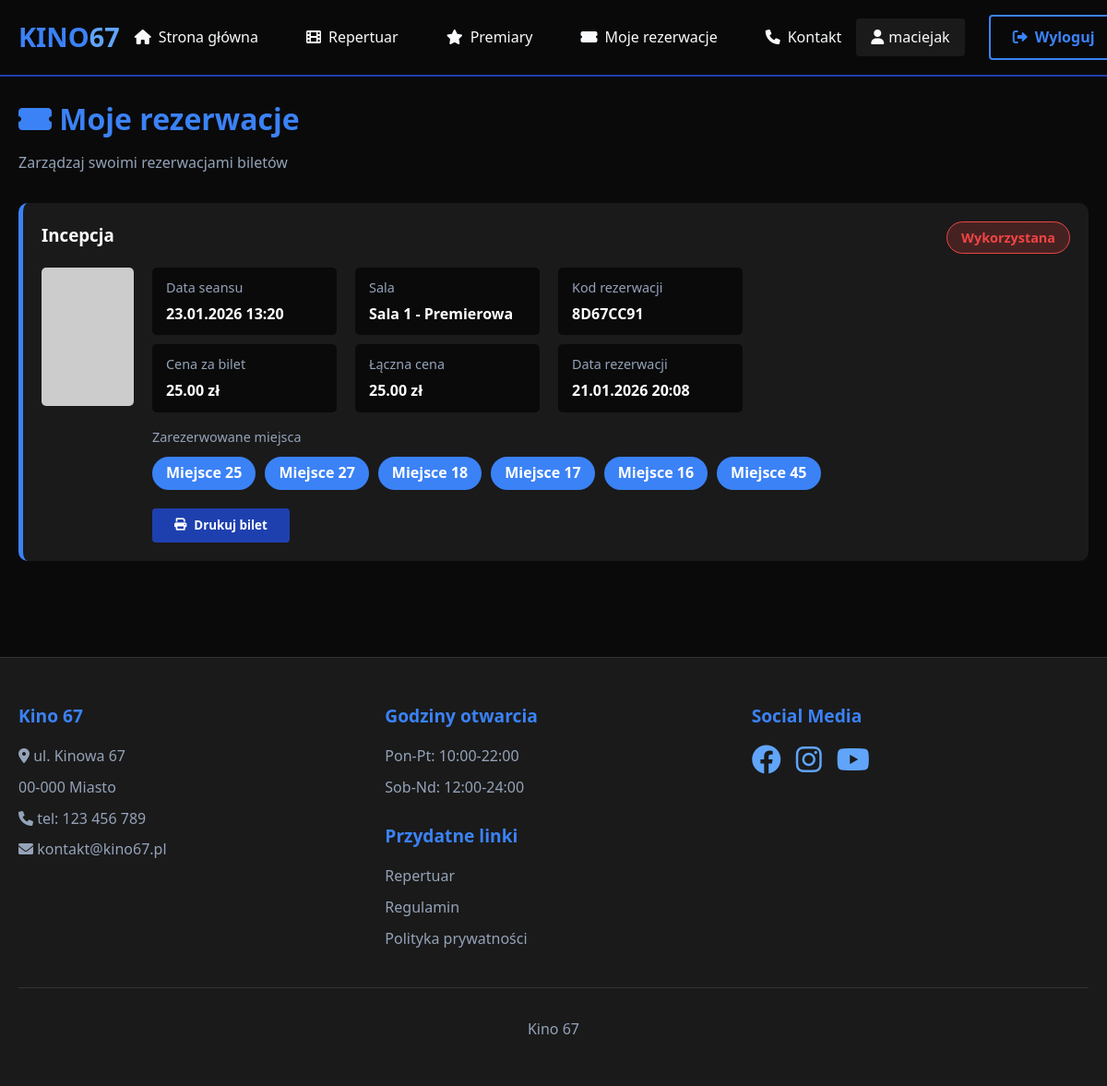
/user_reservations.php (signed in), run on the app's committed database.
### tables this page shows
CREATE TABLE `rezerwacje` (
  `id_rezerwacji` int(11) NOT NULL,
  `id_user` int(11) NOT NULL,
  `id_seansu` int(11) NOT NULL,
  `miejsca` text NOT NULL,
  `status` enum('active','cancelled','used') DEFAULT 'active',
  `data_rezerwacji` timestamp NOT NULL DEFAULT current_timestamp(),
  `kod_rezerwacji` varchar(20) DEFAULT NULL,
  `cena_laczna` decimal(8,2) NOT NULL
);

CREATE TABLE `filmy` (
  `id_filmu` int(11) NOT NULL,
  `tytul` varchar(250) NOT NULL,
  `autor` varchar(250) NOT NULL,
  `opis` text NOT NULL,
  `id_kategorii` int(11) NOT NULL,
  `zdjecie` text NOT NULL,
  `czas_trwania` int(11) DEFAULT 120,
  `ograniczenie_wiekowe` varchar(10) DEFAULT 'PG'
);

CREATE TABLE `seanse` (
  `id_seansu` int(11) NOT NULL,
  `id_filmu` int(11) NOT NULL,
  `id_sali` int(11) NOT NULL,
  `data` datetime NOT NULL,
  `cena_biletu` decimal(6,2) DEFAULT 25.00
);

CREATE TABLE `sale` (
  `id_sali` int(11) NOT NULL,
  `sala` varchar(250) NOT NULL,
  `liczba_miejsc` int(11) DEFAULT 60
);

### user_reservations.php (the view, shortened to what this page needs)
<?php
include 'connect.php';
$user_id = $_SESSION['user_id'];
$sql = "SELECT r.*, f.tytul, f.zdjecie, s.data, s.cena_biletu, sa.sala
        FROM rezerwacje r
        JOIN seanse s ON r.id_seansu = s.id_seansu
        JOIN filmy f ON s.id_filmu = f.id_filmu
        JOIN sale sa ON s.id_sali = sa.id_sali
        WHERE r.id_user = '$user_id' AND r.status != 'cancelled'
        ORDER BY s.data DESC";
$result = mysqli_query($conn, $sql);
?>
<!DOCTYPE html>
<html lang="pl">
<head>
    <link rel="stylesheet" href="style.css">
    <link rel="stylesheet" href="https://cdnjs.cloudflare.com/ajax/libs/font-awesome/6.0.0/css/all.min.css">
</head>
<body>
    <?php
    include 'header.php';
    ?>
    <div class="reservations-page">
        <div class="page-header">
            <h1><i class="fas fa-ticket-alt"></i> Moje rezerwacje</h1>
            <p style="color: #94a3b8;">Zarządzaj swoimi rezerwacjami biletów</p>
        </div>
        <?php if(mysqli_num_rows($result) > 0): ?>
            <?php while($reservation = mysqli_fetch_assoc($result)):
                $seats = explode(',', $reservation['miejsca']);
                $is_past = strtotime($reservation['data']) < time();
                $status = $reservation['status'];
                if($is_past && $status == 'active') {
                    $status_class = 'status-cancelled';
                    $status_text = 'Wykorzystana';
                } elseif($status == 'active') {
                    $status_class = 'status-active';
                    $status_text = 'Aktywna';
                } elseif($status == 'cancelled') {
                    $status_class = 'status-cancelled';
                    $status_text = 'Anulowana';
                } else {
                    $status_class = 'status-cancelled';
                    $status_text = $status;
                }
            ?>
                <div class="reservation-card">
                    <div class="reservation-header">
                        <h3><?php echo $reservation['tytul']; ?></h3>
                        <span class="reservation-status <?php echo $status_class; ?>">
                            <?php echo $status_text; ?>
                        </span>
                    </div>
                    <div class="reservation-content">
                        <img src="<?php echo $reservation['zdjecie']; ?>"
                             alt="<?php echo $reservation['tytul']; ?>"
                             onerror="this.src='https://via.placeholder.com/100x150?text=Brak+plakatu'">
                        <div class="reservation-details">
                            <div class="detail-row">
                                <div class="detail-item">
                                    <div class="detail-label">Data seansu</div>
                                    <div class="detail-value">
                                        <?php echo date('d.m.Y H:i', strtotime($reservation['data'])); ?>
                                    </div>
                                </div>
                                <div class="detail-item">
                                    <div class="detail-label">Sala</div>
                                    <div class="detail-value"><?php echo $reservation['sala']; ?></div>
                                </div>
                                <div class="detail-item">
                                    <div class="detail-label">Kod rezerwacji</div>
                                    <div class="detail-value"><?php echo $reservation['kod_rezerwacji']; ?></div>
                                </div>
                            </div>
                            <div class="detail-row">
                                <div class="detail-item">
                                    <div class="detail-label">Cena za bilet</div>
                                    <div class="detail-value"><?php echo $reservation['cena_biletu']; ?> zł</div>
                                </div>
                                <div class="detail-item">
                                    <div class="detail-label">Łączna cena</div>
                                    <div class="detail-value"><?php echo $reservation['cena_laczna']; ?> zł</div>
                                </div>
                                <div class="detail-item">
                                    <div class="detail-label">Data rezerwacji</div>
                                    <div class="detail-value">
                                        <?php echo date('d.m.Y H:i', strtotime($reservation['data_rezerwacji'])); ?>
                                    </div>
                                </div>
                            </div>
                            <div class="seats-section">
                                <div class="detail-label">Zarezerwowane miejsca</div>
                                <div class="seats-list">
                                    <?php foreach($seats as $seat): ?>
                                        <span class="seat-badge">Miejsce <?php echo $seat; ?></span>
                                    <?php endforeach; ?>
                                </div>
                            </div>
                            <div class="reservation-actions">
                                <button class="btn btn-primary" onclick="printTicket('<?php echo $reservation['kod_rezerwacji']; ?>')">
                                    <i class="fas fa-print"></i> Drukuj bilet
                                </button>
                            </div>
                        </div>
                    </div>
                </div>
            <?php endwhile; ?>
        <?php endif; ?>
    </div>
    <?php include 'footer.php'; ?>
</body>
</html>

### style.css (style rules this page uses)
:root { --primary-dark: #0a0a0a; --secondary-dark: #1a1a1a; --primary-blue: #1e40af; --secondary-blue: #3b82f6; --accent-blue: #60a5fa; --text-light: #f8fafc; --text-gray: #94a3b8; --success: #22c55e; --warning: #f59e0b; --error: #ef4444; }
* { margin: 0; padding: 0; box-sizing: border-box; font-family: 'Segoe UI', Tahoma, Geneva, Verdana, sans-serif; }
body { background-color: var(--primary-dark); color: var(--text-light); min-height: 100vh; line-height: 1.6; }
.btn { padding: 0.6rem 1.5rem; border: none; border-radius: 4px; font-weight: 600; cursor: pointer; transition: all 0.3s ease; text-decoration: none; display: inline-flex; align-items: center; gap: 0.5rem; justify-content: center; }
.btn-primary { background-color: var(--primary-blue); color: white; }

### user_reservations.php (style rules this page uses)
.reservations-page { max-width: 1200px; margin: 0 auto; padding: 20px; }
.page-header { margin-bottom: 30px; }
.page-header h1 { color: #3b82f6; margin-bottom: 10px; }
.reservation-card { background: #1a1a1a; border-radius: 10px; padding: 20px; margin-bottom: 20px; border-left: 5px solid #3b82f6; }
.reservation-header { display: flex; justify-content: space-between; align-items: flex-start; margin-bottom: 15px; }
.reservation-header h3 { color: white; margin: 0; }
.reservation-status { padding: 5px 15px; border-radius: 20px; font-weight: bold; font-size: 0.9em; }
.status-cancelled { background: rgba(239, 68, 68, 0.2); color: #ef4444; border: 1px solid #ef4444; }
.reservation-content { display: flex; gap: 20px; }
.reservation-content img { width: 100px; height: 150px; object-fit: cover; border-radius: 5px; }
.reservation-details { flex: 1; }
.detail-row { display: flex; gap: 20px; margin-bottom: 10px; flex-wrap: wrap; }
.detail-item { background: #0a0a0a; padding: 10px 15px; border-radius: 5px; min-width: 200px; }
.detail-label { color: #94a3b8; font-size: 0.9em; margin-bottom: 5px; }
.detail-value { color: white; font-weight: bold; }
.seats-section { margin: 15px 0; }
.seats-list { display: flex; flex-wrap: wrap; gap: 10px; margin-top: 10px; }
.seat-badge { background: #3b82f6; color: white; padding: 5px 15px; border-radius: 20px; font-weight: bold; }
.reservation-actions { display: flex; gap: 10px; margin-top: 20px; }

### data on the page
rezerwacje: filmy.tytul "Incepcja", status_text "Wykorzystana", id_seansu.data "23.01.2026 13:20", sale.sala "Sala 1 - Premierowa", kod_rezerwacji "8D67CC91", id_seansu.cena_biletu "25.00", cena_laczna "25.00", data_rezerwacji "21.01.2026 20:08", miejsca "25", miejsca "27", miejsca "18", miejsca "17", miejsca "16", miejsca "45"

### other printed values
$_SESSION['username'] "maciejak"
